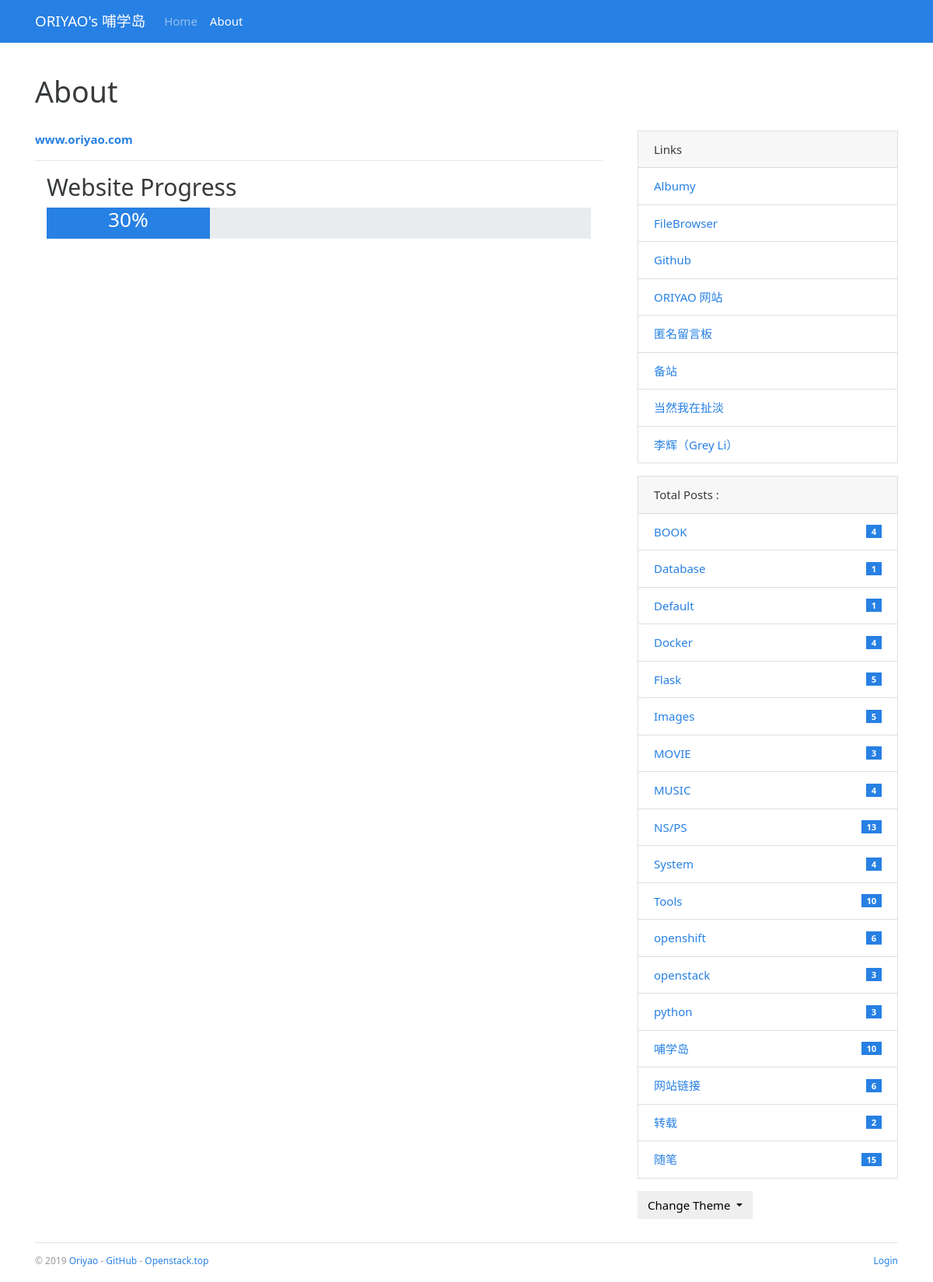
/about, run on the app's committed database.
### bluelog/models.py (models this page shows, shortened)
class Admin(db.Model, UserMixin):
    id = db.Column(db.Integer, primary_key=True)
    username = db.Column(db.String(20))
    password_hash = db.Column(db.String(128))
    blog_title = db.Column(db.String(60))
    blog_sub_title = db.Column(db.String(100))
    name = db.Column(db.String(30))
    about = db.Column(db.Text)

class Link(db.Model):
    id = db.Column(db.Integer, primary_key=True)
    name = db.Column(db.String(30))
    url = db.Column(db.String(255))

class Category(db.Model):
    id = db.Column(db.Integer, primary_key=True)
    name = db.Column(db.String(30), unique=True)
    posts = db.relationship('Post', back_populates='category')

### bluelog/blueprints/blog.py (the view)
@blog_bp.route('/about')
def about():
    return render_template('blog/about.html')

### bluelog/__init__.py (called while the page is built)
def register_template_context(app):
    @app.context_processor
    def make_template_context():
        admin = Admin.query.first()
        categories = Category.query.order_by(Category.name).all()
        links = Link.query.order_by(Link.name).all()
        if current_user.is_authenticated:
            unread_comments = Comment.query.filter_by(reviewed=False).count()
        else:
            unread_comments = None
        return dict(
            admin=admin, categories=categories,
            links=links, unread_comments=unread_comments)

def register_request_handlers(app):
    @app.after_request
    def query_profiler(response):
        for q in get_debug_queries():
            if q.duration >= app.config['BLUELOG_SLOW_QUERY_THRESHOLD']:
                app.logger.warning(
                    'Slow query: Duration: %fs\n Context: %s\nQuery: %s\n '
                    % (q.duration, q.context, q.statement)
                )
        return response

### bluelog/templates/blog/about.html (shortened to what this page needs)
{% extends 'base.html' %}
{% block content %}
    <div class="page-header">
        <h1>About</h1>
    </div>
    <div class="row">
        <div class="col-sm-8">
            {{ admin.about|safe }}
            <div class="container">
				<h2>Website Progress</h2>
                <div class="progress" style="height:40px;">
				    <div class="progress-bar" style="width:30%"><h3>30%</h3></div>
                </div>
			</div>
        </div>
        <div class="col-sm-4 sidebar">
            {% include "blog/_sidebar.html" %}
        </div>
    </div>
{% endblock %}

### bluelog/templates/base.html (shortened to what this page needs)
{% from 'bootstrap/nav.html' import render_nav_item %}
<!DOCTYPE html>
<html lang="en">
<head>
    {% block head %}
        <link rel="stylesheet"
              href="{{ url_for('static', filename='css/%s.min.css' % request.cookies.get('theme', 'perfect_blue')) }}"
              type="text/css">
        <link rel="stylesheet" href="{{ url_for('static', filename='css/style.css') }}" type="text/css">
    {% endblock head %}
</head>
<body>
{% block nav %}
    <nav class="navbar navbar-expand-lg navbar-dark bg-primary">
        <div class="container">
            <a class="navbar-brand" href="{{ url_for('blog.index') }}">{{ admin.blog_title }}</a>
            <div class="collapse navbar-collapse" id="navbarColor01">
                <ul class="navbar-nav mr-auto">
                    {{ render_nav_item('blog.index', 'Home') }}
                    {{ render_nav_item('blog.about', 'About') }}
                </ul>
            </div>
        </div>
    </nav>
{% endblock nav %}
<main class="container">
    {% block content %}{% endblock content %}
    {% block footer %}
        <footer>
            <p class="float-left">
                <small> &copy; 2019 <a href="http://oriyao.com/" title="Written by oriyao">Oriyao</a> -
                    <a href="https://github.com/oriyao" title="Fork me on GitHub">GitHub</a> -
                    <a href="http://openstack.top/" title="A pkm project">Openstack.top</a>
                </small>
            </p>
            <p class="float-right">
                <small>
                    {% if current_user.is_authenticated %}
                        <a href="{{ url_for('auth.logout', next=request.full_path) }}">Logout</a>
                    {% else %}
                        <a href="{{ url_for('auth.login', next=request.full_path) }}">Login</a>
                    {% endif %}
                </small>
            </p>
        </footer>
    {% endblock footer %}
</main>
</body>
</html>

### bluelog/templates/blog/_sidebar.html (shortened to what this page needs)
{% if links %}
    <div class="card mb-3">
        <div class="card-header">Links</div>
        <ul class="list-group list-group-flush">
            {% for link in links %}
                <li class="list-group-item  list-group-item-action d-flex justify-content-between align-items-center">
                    <a href="{{ link.url }}" target="_blank">{{ link.name }}</a>
                </li>
            {% endfor %}
        </ul>
    </div>
{% endif %}
{% if categories %}
    <div class="card mb-3">
        <div class="card-header"> Total Posts :  {{ totalposts }}</div>
        <ul class="list-group list-group-flush">
            {% for category in categories %}
                <li class="list-group-item  list-group-item-action d-flex justify-content-between align-items-center">
                    <a href="{{ url_for('blog.show_category', category_id=category.id) }}">
                        {{ category.name }}
                    </a>
                    <span class="badge badge-primary badge-pill"> {{ category.posts|length }}</span>
                </li>
            {% endfor %}
        </ul>
    </div>
{% endif %}
<div class="dropdown">
    <button class="btn btn-default dropdown-toggle" type="button" id="dropdownMenuButton"
            data-toggle="dropdown" aria-haspopup="true" aria-expanded="false">
        Change Theme
    </button>
</div>

### bluelog/static/css/style.css (style rules this page uses)
nav { margin-bottom: 20px; }
.page-header { padding-top: 20px; padding-bottom: 20px; }
.sidebar { padding-left: 30px; }
footer { margin-top: 30px; padding: 10px 0 40px; color: #999; border-top: 1px solid #e5e5e5; }

### data on the page
Admin: blog_title "ORIYAO's 哺学岛", about "www.oriyao.com"
Link: name "Albumy"
Link: name "FileBrowser"
Link: name "Github"
Link: name "ORIYAO 网站"
Link: name "匿名留言板"
Link: name "备站"
Link: name "当然我在扯淡"
Link: name "李辉（Grey Li）"
Category: name "BOOK", posts|length "4"
Category: name "Database", posts|length "1"
Category: name "Default", posts|length "1"
Category: name "Docker", posts|length "4"
Category: name "Flask", posts|length "5"
Category: name "Images", posts|length "5"
Category: name "MOVIE", posts|length "3"
Category: name "MUSIC", posts|length "4"
Category: name "NS/PS", posts|length "13"
Category: name "System", posts|length "4"
Category: name "Tools", posts|length "10"
Category: name "openshift", posts|length "6"
Category: name "openstack", posts|length "3"
Category: name "python", posts|length "3"
Category: name "哺学岛", posts|length "10"
Category: name "网站链接", posts|length "6"
Category: name "转载", posts|length "2"
Category: name "随笔", posts|length "15"

### other printed values
{{ render_nav_item('blog.index', 'Home') }} "Home"
{{ render_nav_item('blog.about', 'About') }} "About"
